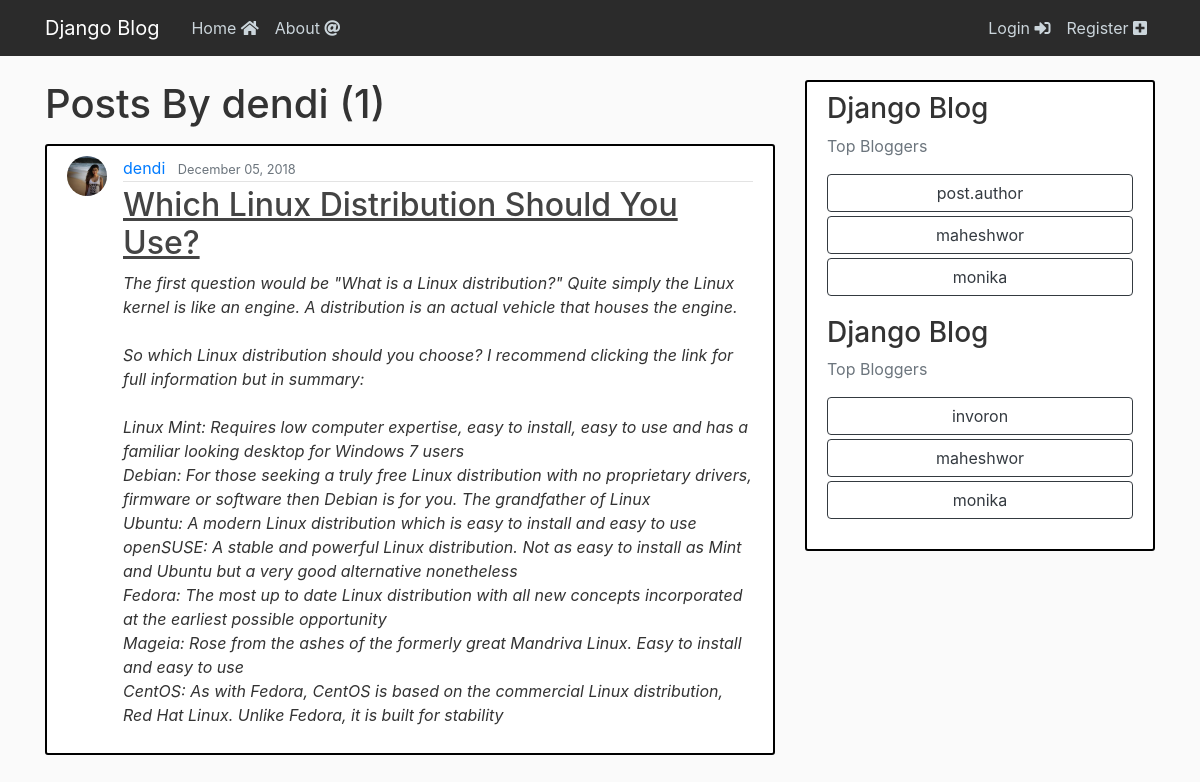
Page /user/dendi on the committed database.
### blog/models.py (models this page shows, shortened)
class Post(models.Model):  #fields here
    title = models.CharField(max_length=100)
    content = models.TextField()
    date_posted = models.DateTimeField(default=timezone.now)
    author = models.ForeignKey(User, on_delete=models.CASCADE)
    tags = models.CharField(max_length=50,default="django-blog")

### users/models.py (models this page shows, shortened)
class Profile(models.Model): #inherit models.Models
    user =  models.OneToOneField(User,on_delete=models.CASCADE)
    image = models.ImageField(default='default.jpg',upload_to='profile_pics')

### blog/views.py (the view)
# urls.py: path('user/<str:username>', UserPostListView.as_view(), name='user-posts'),
class UserPostListView(ListView):
    model = Post
    template_name = 'blog/user_posts.html'  # <app>/<model>_<viewtype>.html
    context_object_name = 'posts'
    paginate_by = 5
    def get_queryset(self):
        user = get_object_or_404(User, username=self.kwargs.get('username'))
        return Post.objects.filter(author=user).order_by('-date_posted')

### blog/templates/blog/user_posts.html (shortened to what this page needs)
{% extends "blog/base.html" %}
{% block content %}
    <h1 class="mb-3">Posts By {{view.kwargs.username}} ({{page_obj.paginator.count}})</h1>
    {% for post in posts %}
        <article class="media content-section">
          <img class="rounded-circle article-img" src="{{ post.author.profile.image.url }}">
          <div class="media-body">
            <div class="article-metadata">
              <a class="mr-2" href="{%url 'user-posts' post.author.username %}">{{ post.author }}</a>
              <small class="text-muted">{{ post.date_posted|date:"F d, Y"}}</small>
            </div>
            <h2><a class="article-title" href="{% url 'post-detail' post.id %}"><u>{{ post.title }}</u></a></h2>
            <p class="article-content"><i>{{ post.content }}</i></p>
          </div>
        </article>
    {% endfor %}
{% endblock content %}

### blog/static/blog/main.css (style rules this page uses)
body { background: #fafafa; color: #333333; margin-top: 5rem; }
.content-section { background: #ffffff; padding: 10px 20px; border: 2px solid #000000; border-radius: 3px; margin-bottom: 20px; }
.article-title { color: #444444; }
.article-content { white-space: pre-line; }
.article-img { height: 40px; width: 40px; margin-right: 16px; }
.article-metadata { padding-bottom: 1px; margin-bottom: 4px; border-bottom: 1px solid #e3e3e3 }

### rows in the picture
Post: author.profile.image (placeholder picture), author "dendi", date_posted "December 05, 2018", title "Which Linux Distribution Should You Use?", content "The first question would be \"What is a Linux distribution?\" Quite simply the Linux kernel is like an engine. A distribution is an actual vehicle that houses the engine. So which Linux distribution should you choose? I recommend clicking the link for full information but in summary: Linux Mint: Requires low computer expertise, easy to install, easy to use and has a familiar looking desktop for Windows 7 users Debian: For those seeking a truly free Linux distribution with no proprietary drivers, firmware or software then Debian is for you. The grandfather of Linux Ubuntu: A modern Linux distribution which is easy to install and easy to use openSUSE: A stable and powerful Linux distribution.…"

### other values in the picture
{{ view.kwargs.username }} "dendi"
{{ page_obj.paginator.count }} "1"
